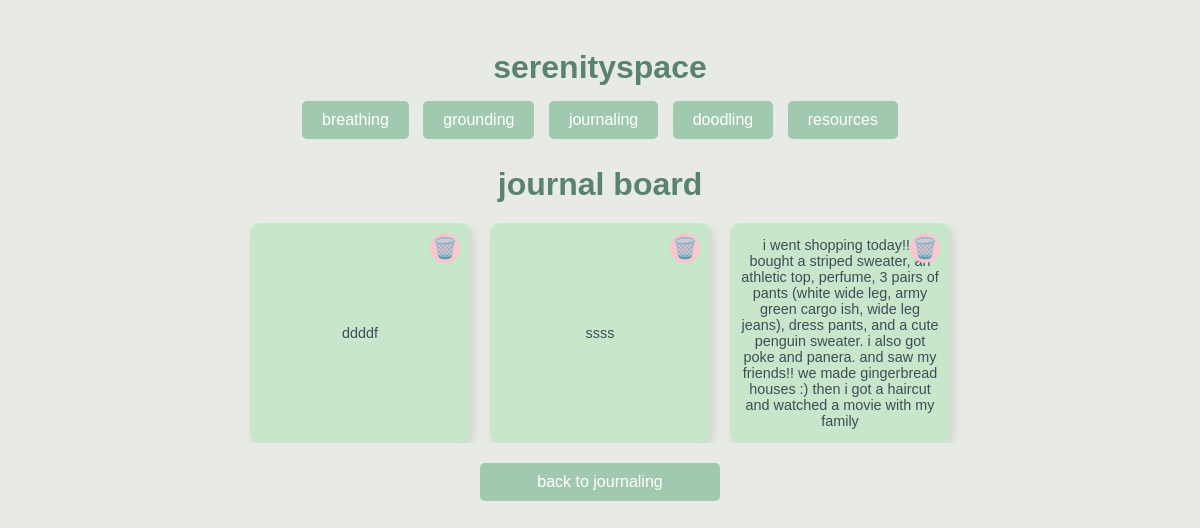
Page /journal-board on the earlier database version.
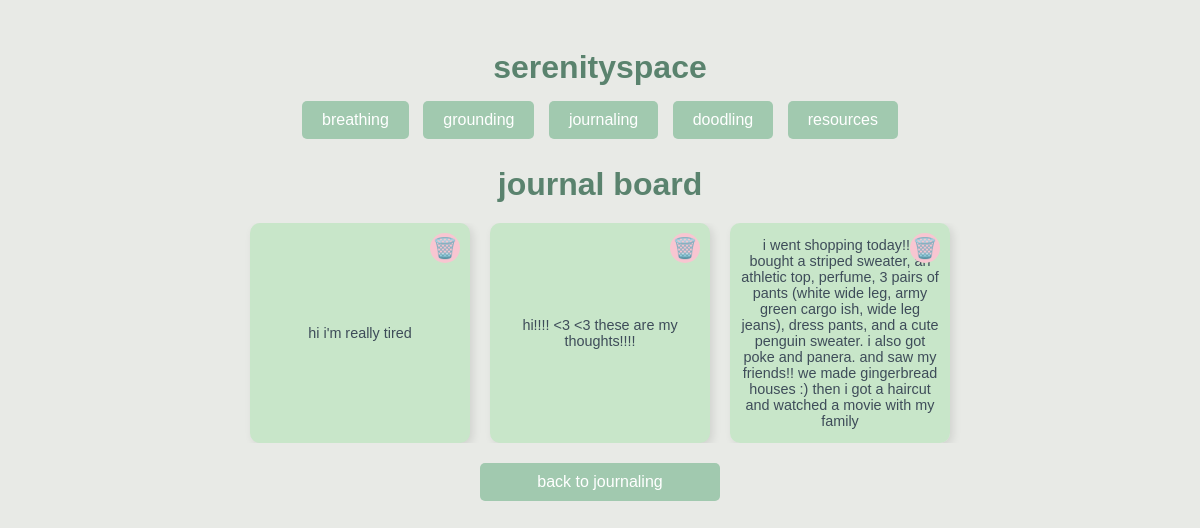
Same page on the later database version.
### app.py (models this page shows)
class JournalEntry(db.Model):
    id = db.Column(db.Integer, primary_key=True)
    entry = db.Column(db.Text)

### app.py (the view)
@app.route('/journal-board')
def journal_board():
    entries = JournalEntry.query.order_by(JournalEntry.id.desc()).all()
    return render_template('journal-board.html', entries=entries)

### templates/journal-board.html (shortened to what this page needs)
{% extends "layout.html" %}
{% block body %}
    <h1>journal board</h1>
    <div class="journal-board">
        {% for entry in entries %}
            <div class="journal-entry">
                <form action="{{ url_for('delete_journal', entry_id=entry.id) }}" method="post" class="delete-form">
                    <button type="submit" class="delete-btn" title="Delete Entry">🗑️</button>
                </form>
                <p>{{ entry.entry }}</p>
            </div>
        {% endfor %}
    </div>
    <a href="/journaling" class="button-style">back to journaling</a>
{% endblock %}

### templates/layout.html (shortened to what this page needs)
<!DOCTYPE html>
<html lang="en">
    <head>
        <link rel="stylesheet" type="text/css" href="static\styles.css">
    </head>
    <body>
        <a href="/homepage">
            <h1>serenityspace</h1>
        </a>
        <a href="/breathing">
            <button type="button">breathing</button>
        </a>
        <a href="/grounding">
            <button type="button">grounding</button>
        </a>
        <a href="/journaling">
            <button type="button">journaling</button>
        </a>
        <a href="/doodling">
            <button type="button">doodling</button>
        </a>
        <a href="/educational-resources">
            <button type="button">resources</button>
        </a>
        {% block body %}{% endblock %}
    </body>
</html>

### static/styles.css (style rules this page uses)
body { padding: 20px; font-family: Arial, sans-serif; background-color: #e8eae6; color: #3e4c59; text-align: center; }
h1, h4, h5 { color: #5a836e; font-family: 'Arial', sans-serif; margin-bottom: 10px; }
h1 { text-align: center; }
a { text-decoration: none; }
a button { background-color: #a1c9af; color: white; border: none; padding: 10px 20px; margin: 5px; border-radius: 5px; cursor: pointer; font-family: Arial, sans-serif; font-size: 1em; text-decoration: none; transition: background-color 0.3s; }
div { height: 100%; overflow:hidden; font-family: Arial, sans-serif; background-color: #e8eae6; color: #3e4c59; text-align: center; display: flex; flex-direction: column; align-items: center; justify-content: center; margin: 0; }
form { margin-top: 20px; }
input[type=submit], .button-style { background-color: #a1c9af; color: white; border: none; padding: 10px 20px; border-radius: 5px; cursor: pointer; text-decoration: none; display: block; margin-left: auto; margin-right: auto; margin-top: 20px; width: auto; max-width: 200px; }
.journal-board { display: flex; flex-direction: row; flex-wrap: wrap; gap: 20px; margin-top: 20px; }
.journal-entry { background-color: #c8e6c9; padding: 10px; width: 200px; height: 200px; box-shadow: 3px 3px 8px rgba(0, 0, 0, 0.1); border-radius: 10px; overflow: auto; word-wrap: break-word; font-size: 0.9em; position: relative; }
.delete-btn { background: #f8c6d1; color: white; border-radius: 50%; width: 30px; height: 30px; cursor: pointer; display: flex; align-items: center; justify-content: center; position: absolute; top: 10px; right: 10px; border: none; font-size: 20px; z-index: 2; }
.delete-form { margin: 0; }

Differences in the rows shown:
removed JournalEntry: entry "ddddf"
removed JournalEntry: entry "ssss"
added JournalEntry: entry "hi i'm really tired"
added JournalEntry: entry "hi!!!! <3 <3 these are my thoughts!!!!"
